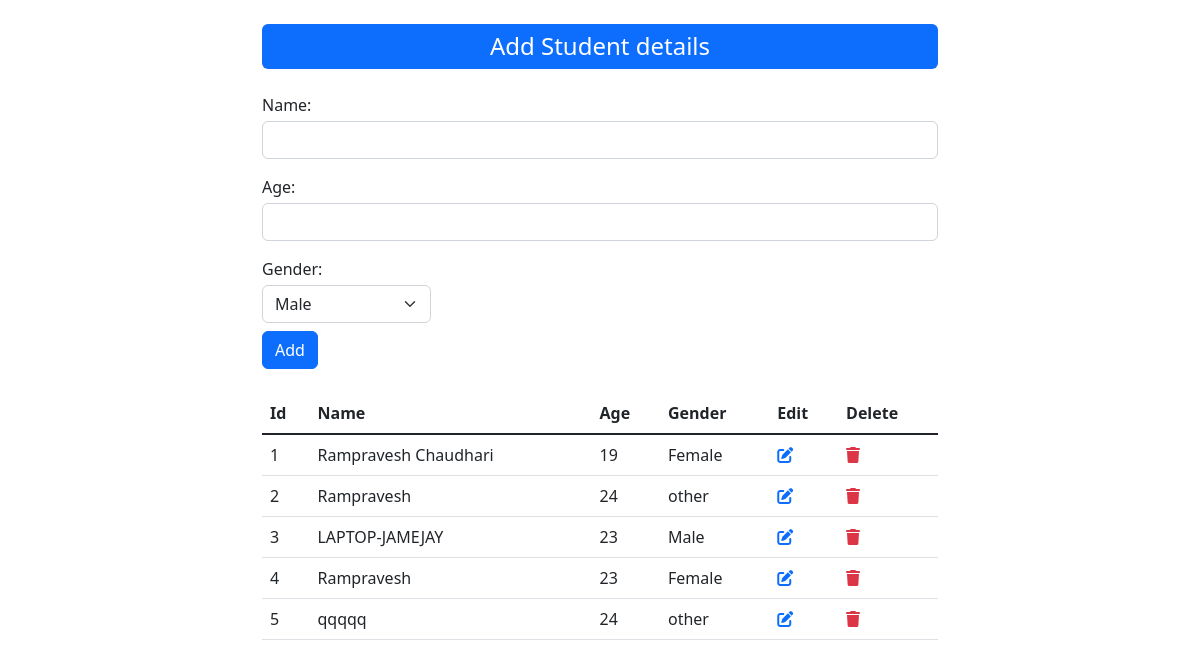
The app's page /, older data.
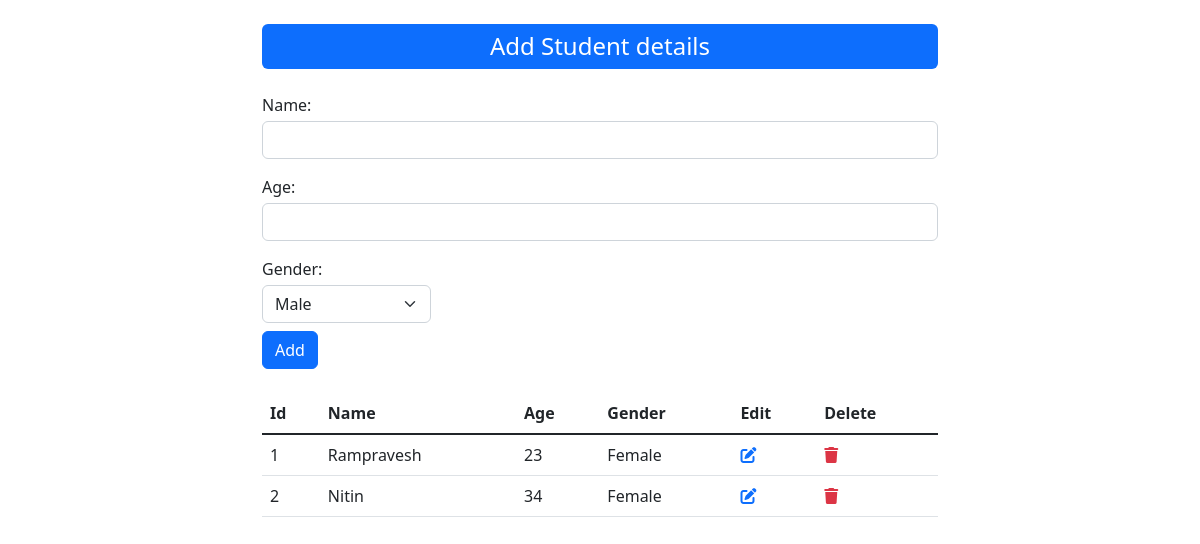
The same page, newer data.
### core/models.py (models this page shows)
class Student(models.Model):
    name = models.CharField(max_length=100)
    age = models.IntegerField()
    gender = models.CharField(choices=SELECT_GENDER,max_length=100)

### core/views.py (the view)
# urls.py: path("",views.register,name="home"),
def register(request):
    if request.method == "POST":
        form = StudentRegister(request.POST)
        if form.is_valid():
            data = form.cleaned_data
            name = data['name']
            age = data['age']
            gender = data['gender']
            s = Student.objects.create(name=name, age=age, gender=gender)
            messages.success(
                request, f"{s.name} data has been saved successfully")
            return JsonResponse({"Yes":"Suceeded"})
    else:
        form = StudentRegister()
    students = Student.objects.all()
    context = {
        'form': form,
        'students': students
    }
    return render(request, "core/home.html", context)

### core/forms.py
class StudentRegister(forms.Form):
    name = forms.CharField(
        required=True, label_suffix=":", widget=forms.TextInput(attrs={"class": "form-control"}))
    age = forms.IntegerField(max_value=100, min_value=18, widget=forms.NumberInput(
        attrs={"class": "form-control"}))
    gender = forms.ChoiceField(choices=SELECT_GENDER,widget=forms.Select(attrs={"class":"form-select w-25"}))

### core/templates/core/home.html (shortened to what this page needs)
{% extends 'core/base.html' %}
{% load static %}
{% block content %}
<div class="container">
    <h4 class="bg-primary py-2 mt-4 rounded-2 text-center text-white mb-4">Add Student details</h4>
    <form action="" method="post" id="add-student">
        {% for field in form %}
            <div class="form-input mt-3">
                <label class="mb-1" for="{{ field.auto_id }} ">{{field.label_tag|striptags}}</label>
                {{ field }}
            </div>
        {% endfor %}
        <input type="submit" value="Add" class="btn btn-primary mt-2">
    </form>
    <div class="student-details">
        <table class="table mt-4">
            <thead>
                <tr>
                    <th scope="col">Id</th>
                    <th scope="col">Name</th>
                    <th scope="col">Age</th>
                    <th scope="col">Gender</th>
                    <th scope="col">Edit</th>
                    <th scope="col">Delete</th>
                </tr>
            </thead>
            <tbody class="table-group-divider">
                {% for student in students %}
                    <tr>
                        <td scope="row">{{ forloop.counter }}</td>
                        <td scope="row">{{ student.name }}</td>
                        <td scope="row">{{ student.age }}</td>
                        <td scope="row">{{ student.gender }}</td>
                         <td scope="row">
                            <a class="btn-sm" href="{% url 'edit' student.id %}">
                                <i class="fa-solid fa-edit"></i>
                            </a>
                        </td>
                         <td scope="row">
                            <a class="text-danger btn-sm" href="{% url 'delete' student.id %}">
                                <i class="fa-solid fa-trash"></i>
                            </a>
                        </td>
                    </tr>
                {% endfor %}
            </tbody>
        </table>
    </div>
</div>
{% endblock content %}

Row changes from the older to the newer data that the page shows:
removed Student: name "Rampravesh Chaudhari", age "19", gender "Female"
removed Student: name "Rampravesh", age "24", gender "other"
removed Student: name "LAPTOP-JAMEJAY", age "23", gender "Male"
removed Student: name "qqqqq", age "24", gender "other"
added Student: name "Nitin", age "34", gender "Female"
